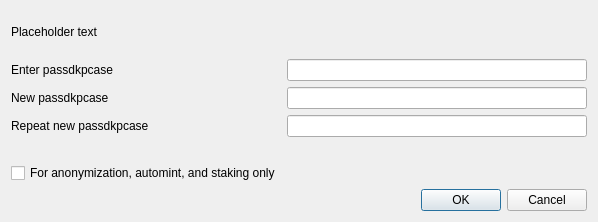
<?xml version="1.0" encoding="UTF-8"?>
<ui version="4.0">
 <class>AskPassdkpcaseDialog</class>
 <widget class="QDialog" name="AskPassdkpcaseDialog">
  <property name="geometry">
   <rect>
    <x>0</x>
    <y>0</y>
    <width>598</width>
    <height>222</height>
   </rect>
  </property>
  <property name="sizePolicy">
   <sizepolicy hsizetype="Preferred" vsizetype="Minimum">
    <horstretch>0</horstretch>
    <verstretch>0</verstretch>
   </sizepolicy>
  </property>
  <property name="minimumSize">
   <size>
    <width>550</width>
    <height>0</height>
   </size>
  </property>
  <property name="windowTitle">
   <string>Passdkpcase Dialog</string>
  </property>
  <layout class="QVBoxLayout" name="verticalLayout">
   <property name="sizeConstraint">
    <enum>QLayout::SetMinimumSize</enum>
   </property>
   <item>
    <widget class="QLabel" name="warningLabel">
     <property name="text">
      <string notr="true">Placeholder text</string>
     </property>
     <property name="textFormat">
      <enum>Qt::RichText</enum>
     </property>
     <property name="wordWrap">
      <bool>true</bool>
     </property>
    </widget>
   </item>
   <item>
    <layout class="QFormLayout" name="formLayout">
     <property name="sizeConstraint">
      <enum>QLayout::SetMinimumSize</enum>
     </property>
     <property name="fieldGrowthPolicy">
      <enum>QFormLayout::AllNonFixedFieldsGrow</enum>
     </property>
     <item row="0" column="0">
      <widget class="QLabel" name="passLabel1">
       <property name="text">
        <string>Enter passdkpcase</string>
       </property>
      </widget>
     </item>
     <item row="0" column="1">
      <widget class="QLineEdit" name="passEdit1">
       <property name="echoMode">
        <enum>QLineEdit::Password</enum>
       </property>
      </widget>
     </item>
     <item row="1" column="0">
      <widget class="QLabel" name="passLabel2">
       <property name="text">
        <string>New passdkpcase</string>
       </property>
      </widget>
     </item>
     <item row="1" column="1">
      <widget class="QLineEdit" name="passEdit2">
       <property name="echoMode">
        <enum>QLineEdit::Password</enum>
       </property>
      </widget>
     </item>
     <item row="2" column="0">
      <widget class="QLabel" name="passLabel3">
       <property name="text">
        <string>Repeat new passdkpcase</string>
       </property>
      </widget>
     </item>
     <item row="2" column="1">
      <widget class="QLineEdit" name="passEdit3">
       <property name="echoMode">
        <enum>QLineEdit::Password</enum>
       </property>
      </widget>
     </item>
     <item row="3" column="1">
      <widget class="QLabel" name="capsLabel">
       <property name="font">
        <font>
         <weight>75</weight>
         <bold>true</bold>
        </font>
       </property>
       <property name="text">
        <string/>
       </property>
       <property name="alignment">
        <set>Qt::AlignCenter</set>
       </property>
      </widget>
     </item>
     <item row="4" column="0">
      <widget class="QCheckBox" name="anonymizationCheckBox">
       <property name="enabled">
        <bool>true</bool>
       </property>
       <property name="toolTip">
        <string>Serves to disable the trivial sendmoney when OS account compromised. Provides no real security.</string>
       </property>
       <property name="text">
        <string>For anonymization, automint, and staking only</string>
       </property>
       <property name="visible">
        <bool>false</bool>
       </property>
      </widget>
     </item>
    </layout>
   </item>
   <item>
    <widget class="QDialogButtonBox" name="buttonBox">
     <property name="orientation">
      <enum>Qt::Horizontal</enum>
     </property>
     <property name="standardButtons">
      <set>QDialogButtonBox::Cancel|QDialogButtonBox::Ok</set>
     </property>
    </widget>
   </item>
  </layout>
 </widget>
 <resources/>
 <connections>
  <connection>
   <sender>buttonBox</sender>
   <signal>accepted()</signal>
   <receiver>AskPassdkpcaseDialog</receiver>
   <slot>accept()</slot>
   <hints>
    <hint type="sourcelabel">
     <x>20</x>
     <y>20</y>
    </hint>
    <hint type="destinationlabel">
     <x>20</x>
     <y>20</y>
    </hint>
   </hints>
  </connection>
  <connection>
   <sender>buttonBox</sender>
   <signal>rejected()</signal>
   <receiver>AskPassdkpcaseDialog</receiver>
   <slot>reject()</slot>
   <hints>
    <hint type="sourcelabel">
     <x>20</x>
     <y>20</y>
    </hint>
    <hint type="destinationlabel">
     <x>20</x>
     <y>20</y>
    </hint>
   </hints>
  </connection>
 </connections>
</ui>
